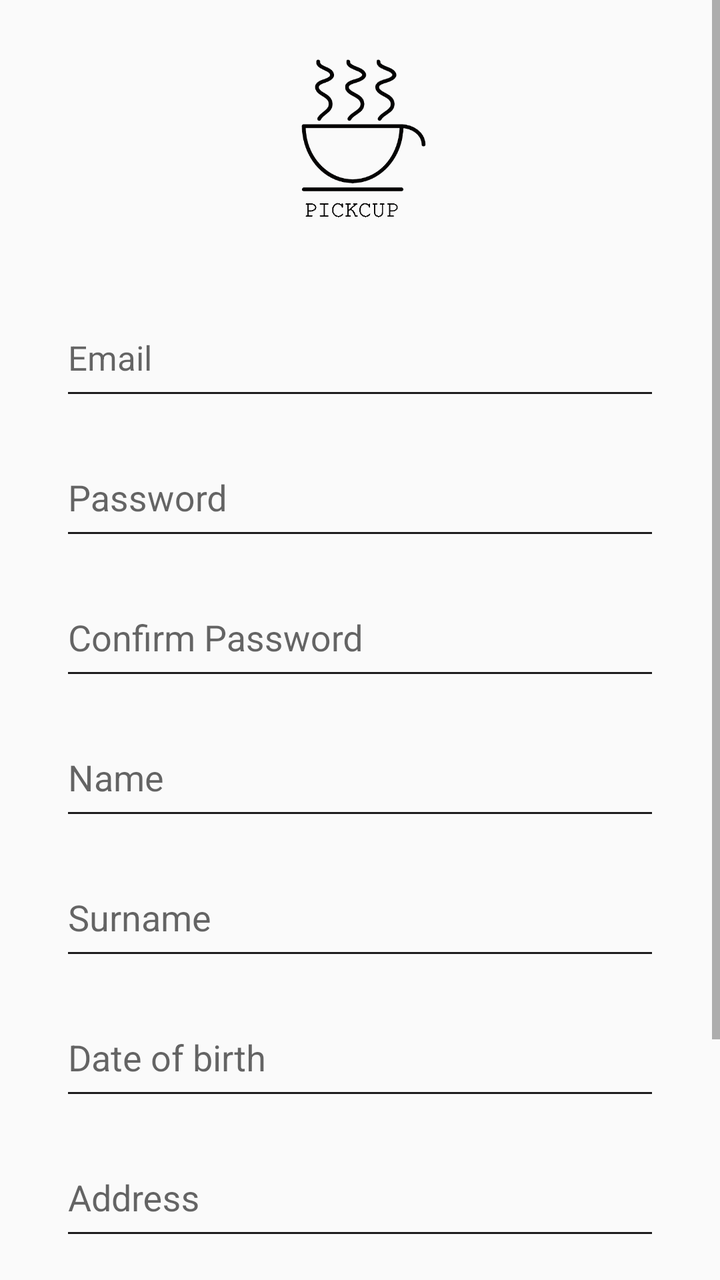
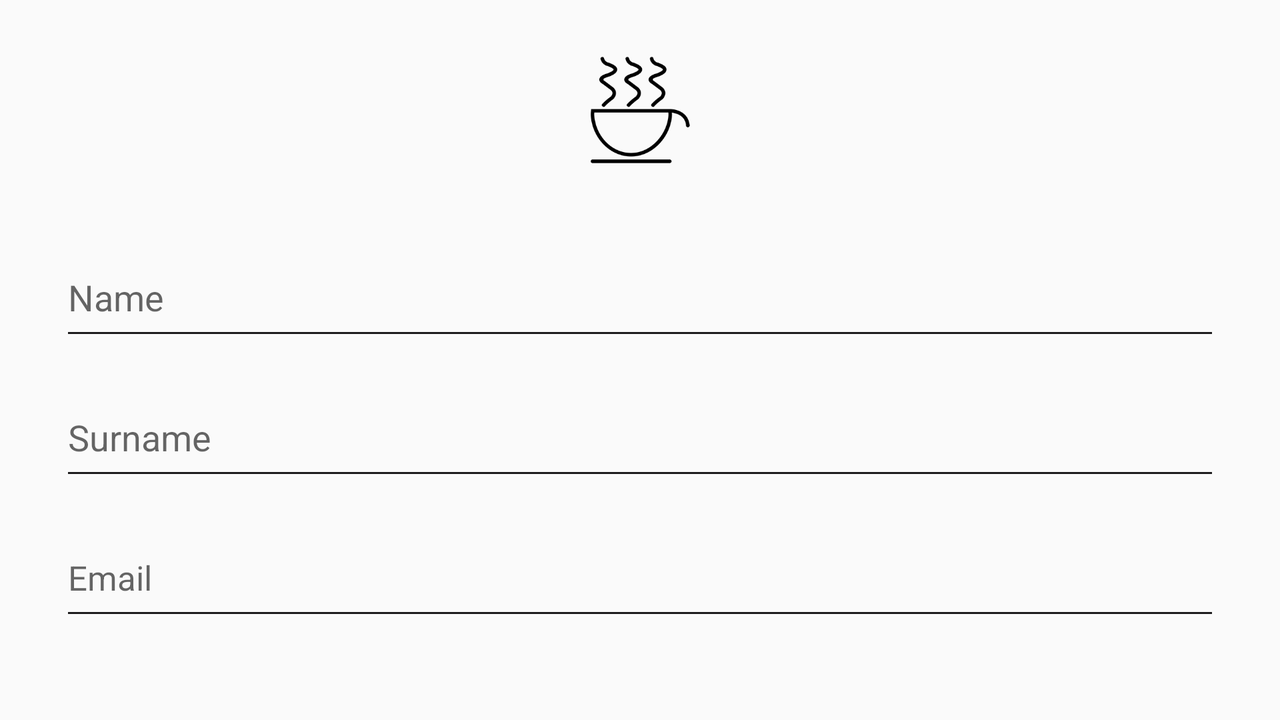

First picture: res/layout/ on a phone held upright. Second picture: the repository's own variant of that layout, on a device whose configuration matches the variant's folder. Source for both follows.
<!-- AndroidManifest.xml: application theme AppTheme -->
<!-- res/layout/content_signup.xml -->
<?xml version="1.0" encoding="utf-8"?>
<RelativeLayout xmlns:android="http://schemas.android.com/apk/res/android"
    xmlns:app="http://schemas.android.com/apk/res-auto"
    xmlns:tools="http://schemas.android.com/tools"
    android:layout_width="match_parent"
    android:layout_height="match_parent"
    app:layout_behavior="@string/appbar_scrolling_view_behavior"
    tools:context="com.example.infiny.pickup.Activity.SignupActivity"
    tools:showIn="@layout/activity_signup">
    <ScrollView
        android:layout_width="match_parent"
        android:layout_height="match_parent"
        >

        <RelativeLayout
            android:layout_width="match_parent"
            android:layout_height="match_parent"
            android:paddingRight="30dp"
            android:paddingLeft="30dp"
            android:paddingTop="20dp"
            android:paddingBottom="20dp">

            <ImageView
                android:id="@+id/logo"
                android:layout_width="100dp"
                android:layout_height="100dp"
                android:layout_centerHorizontal="true"
                android:src="@drawable/blackcup" />

            <RelativeLayout
                android:layout_width="match_parent"
                android:layout_height="wrap_content"
                android:layout_below="@+id/logo"
               android:layout_marginTop="20dp">
                <android.support.design.widget.TextInputLayout
                    android:id="@+id/et_email"
                    android:layout_width="match_parent"
                    android:layout_height="70dp"
                    android:hint="Email">

                    <EditText
                        android:id="@+id/tie_email"
                        android:layout_width="match_parent"
                        android:layout_height="54dp"
                        android:singleLine="true"
                        android:textSize="17dp"
                        android:backgroundTint="#1e1d1e"
                        android:textColor="@color/colorPrimary" />
                </android.support.design.widget.TextInputLayout>
                <android.support.design.widget.TextInputLayout
                    android:id="@+id/et_password"
                    android:layout_width="match_parent"
                    android:layout_height="70dp"
                    android:hint="Password"
                    android:layout_below="@+id/et_email">

                    <EditText
                        android:id="@+id/tie_password"
                        android:layout_width="match_parent"
                        android:layout_height="54dp"
                        android:singleLine="true"
                        android:backgroundTint="#1e1d1e"
                        android:textColor="@color/colorPrimary" />
                </android.support.design.widget.TextInputLayout>
                <android.support.design.widget.TextInputLayout
                    android:id="@+id/et_confirmpassword"
                    android:layout_width="match_parent"
                    android:layout_height="70dp"
                    android:hint="Confirm Password"
                    android:layout_below="@+id/et_password">

                    <EditText
                        android:id="@+id/tie_confipassword"
                        android:layout_width="match_parent"
                        android:layout_height="54dp"
                        android:singleLine="true"
                        android:backgroundTint="#1e1d1e"
                        android:textColor="@color/colorPrimary" />
                </android.support.design.widget.TextInputLayout>


                <android.support.design.widget.TextInputLayout
                    android:id="@+id/et_name"
                    android:layout_width="match_parent"
                    android:layout_height="70dp"
                    android:layout_below="@+id/et_confirmpassword"
                    android:hint="Name">

                    <EditText
                        android:id="@+id/tie_name"
                        android:layout_width="match_parent"
                        android:layout_height="54dp"
                        android:singleLine="true"
                        android:backgroundTint="#1e1d1e"
                        android:textColor="@color/colorPrimary" />
                </android.support.design.widget.TextInputLayout>

                <android.support.design.widget.TextInputLayout
                    android:id="@+id/et_surname"
                    android:layout_width="match_parent"
                    android:layout_height="70dp"
                    android:layout_below="@+id/et_name"
                    android:hint="Surname">

                    <EditText
                        android:id="@+id/tie_surname"
                        android:layout_width="match_parent"
                        android:layout_height="54dp"
                        android:singleLine="true"
                        android:backgroundTint="#1e1d1e"
                        android:textColor="@color/colorPrimary" />
                </android.support.design.widget.TextInputLayout>

                <android.support.design.widget.TextInputLayout
                    android:id="@+id/et_dob"
                    android:layout_width="match_parent"
                    android:layout_height="70dp"
                    android:layout_below="@+id/et_surname"
                    android:hint="Date of birth">

                    <EditText
                        android:id="@+id/tie_dob"
                        android:layout_width="match_parent"
                        android:layout_height="54dp"
                        android:singleLine="true"
                        android:backgroundTint="#1e1d1e"
                        android:textColor="@color/colorPrimary" />
                </android.support.design.widget.TextInputLayout>

                <android.support.design.widget.TextInputLayout
                    android:id="@+id/et_add"
                    android:layout_width="match_parent"
                    android:layout_height="70dp"
                    android:layout_below="@+id/et_dob"
                    android:hint="Address">

                    <EditText
                        android:id="@+id/tie_add"
                        android:layout_width="match_parent"
                        android:layout_height="54dp"
                        android:singleLine="true"
                        android:backgroundTint="#1e1d1e"
                        android:textColor="@color/colorPrimary" />
                </android.support.design.widget.TextInputLayout>

                <android.support.design.widget.TextInputLayout
                    android:id="@+id/et_postcode"
                    android:layout_width="150dp"
                    android:layout_height="70dp"
                    android:layout_below="@+id/et_add"
                    android:hint="City">

                    <EditText
                        android:id="@+id/tie_postcode"
                        android:layout_width="match_parent"
                        android:layout_height="54dp"
                        android:singleLine="true"
                        android:backgroundTint="#1e1d1e"
                        android:textColor="@color/colorPrimary" />
                </android.support.design.widget.TextInputLayout>

                <android.support.design.widget.TextInputLayout
                    android:id="@+id/et_city"
                    android:layout_width="match_parent"
                    android:layout_height="70dp"
                    android:layout_below="@+id/et_add"
                    android:layout_toRightOf="@+id/et_postcode"
                    android:hint="Postcode">

                    <EditText
                        android:id="@+id/tie_city"
                        android:layout_width="match_parent"
                        android:layout_height="54dp"
                        android:singleLine="true"
                        android:backgroundTint="#1e1d1e"
                        android:textColor="@color/colorPrimary" />
                </android.support.design.widget.TextInputLayout>

                <Button
                    android:id="@+id/bt_signup"
                    android:layout_width="match_parent"
                    android:layout_height="wrap_content"
                    android:layout_below="@+id/et_city"
                    android:layout_marginTop="20dp"
                    android:background="@drawable/border_hollow_black_for_white_bg"
                    android:text="sign up"
                    android:textColor="@android:color/white" />
            </RelativeLayout>
        </RelativeLayout>
    </ScrollView>

</RelativeLayout>
<!-- res/layout/activity_signup.xml (included above) -->
<?xml version="1.0" encoding="utf-8"?>
<android.support.design.widget.CoordinatorLayout xmlns:android="http://schemas.android.com/apk/res/android"
    xmlns:app="http://schemas.android.com/apk/res-auto"
    xmlns:tools="http://schemas.android.com/tools"
    android:layout_width="match_parent"
    android:layout_height="match_parent"
    tools:context="com.example.infiny.pickup.Activity.SignupActivity">

    <android.support.design.widget.AppBarLayout
        android:layout_width="match_parent"
        android:layout_height="wrap_content"
       >



    </android.support.design.widget.AppBarLayout>

    <include layout="@layout/content_signup" />



</android.support.design.widget.CoordinatorLayout>
<!-- resources referenced by this layout -->
<resources>
  <color name="colorPrimary">#171717</color>
  <!-- drawable blackcup: png bitmap (drawable, 18148 bytes) -->
  <!-- drawable border_hollow_black_for_white_bg (drawable) -->
  <?xml version="1.0" encoding="utf-8"?>
  <shape xmlns:android="http://schemas.android.com/apk/res/android" android:shape="rectangle" >
      <solid android:color="@color/colorPrimary" />
  
      <corners android:radius="30dp"   />
  
  
  </shape>
  <style name="AppTheme" parent="Theme.AppCompat.Light.DarkActionBar">
          
          <item name="colorPrimary">@color/colorPrimary</item>
          <item name="colorPrimaryDark">@color/colorPrimaryDark</item>
          <item name="colorAccent">@color/colorAccent</item>
          <item name="drawerArrowStyle">@style/DrawerHamburgerStyle</item>
      </style>
  <color name="colorPrimaryDark">#000000</color>
  <color name="colorAccent">@android:color/darker_gray</color>
  <style name="DrawerHamburgerStyle" parent="@style/Widget.AppCompat.DrawerArrowToggle">
          <item name="spinBars">true</item>
          <item name="color">@color/colorPrimary</item>
      </style>
</resources>
<!-- res/layout-land/content_signup.xml (the repository's variant of the layout above) -->
<!-- drawn on the phone turned sideways -->
<?xml version="1.0" encoding="utf-8"?>
<RelativeLayout xmlns:android="http://schemas.android.com/apk/res/android"
    xmlns:app="http://schemas.android.com/apk/res-auto"
    xmlns:tools="http://schemas.android.com/tools"
    android:layout_width="match_parent"
    android:layout_height="match_parent"
    android:paddingTop="20dp"
    tools:context="com.example.infiny.pickup.Activity.SignupActivity"
    tools:showIn="@layout/activity_signup">

    <ScrollView
        android:id="@+id/scrollView"
        android:layout_width="match_parent"
        android:layout_height="wrap_content"
        android:paddingRight="30dp"
        android:paddingLeft="30dp"
        android:scrollbars="none"
        android:paddingBottom="20dp"
        >

        <RelativeLayout
            android:layout_width="match_parent"
            android:layout_height="match_parent"
            >
            <ProgressBar
                android:id="@+id/progressBar_cyclic"
                android:layout_width="wrap_content"
                android:layout_height="wrap_content"
                android:minHeight="50dp"
                android:minWidth="50dp"
                android:visibility="gone"
                android:indeterminate="true"
                android:layout_centerVertical="true"
                android:layout_centerHorizontal="true" />

            <ImageView
                android:id="@+id/logo"
                android:layout_width="70dp"
                android:layout_height="70dp"
                android:src="@drawable/logo1"
                android:layout_centerHorizontal="true"
                />

            <RelativeLayout
                android:layout_width="match_parent"
                android:layout_height="wrap_content"
                android:layout_below="@+id/logo"
                android:layout_marginTop="20dp">
                <android.support.design.widget.TextInputLayout
                    android:id="@+id/et_email"
                    android:layout_width="match_parent"
                    android:layout_height="70dp"
                    android:layout_below="@+id/et_surname"
                    android:hint="Email">

                    <EditText
                        android:id="@+id/tie_email"
                        android:layout_width="match_parent"
                        android:layout_height="54dp"
                        android:singleLine="true"
                        android:textSize="17dp"
                        android:backgroundTint="#1e1d1e"
                        android:textColor="@color/colorPrimary" />
                </android.support.design.widget.TextInputLayout>
                <android.support.design.widget.TextInputLayout
                    android:id="@+id/et_contactNumber"
                    android:layout_width="match_parent"
                    android:layout_height="70dp"
                    android:layout_below="@+id/et_email"
                    android:hint="Contact Number">

                    <EditText
                        android:id="@+id/tie_contactNumber"
                        android:layout_width="match_parent"
                        android:layout_height="54dp"
                        android:singleLine="true"
                        android:inputType="number"
                        android:textSize="17dp"
                        android:backgroundTint="#1e1d1e"
                        android:textColor="@color/colorPrimary" />
                </android.support.design.widget.TextInputLayout>
                <android.support.design.widget.TextInputLayout
                    android:id="@+id/et_password"
                    android:layout_width="match_parent"
                    android:layout_height="70dp"
                    android:hint="Password"
                    android:layout_below="@+id/et_contactNumber">

                    <EditText
                        android:id="@+id/tie_password"
                        android:layout_width="match_parent"
                        android:layout_height="54dp"
                        android:textSize="17dp"
                        android:singleLine="true"                        android:backgroundTint="#1e1d1e"
                        android:textColor="@color/colorPrimary" />
                </android.support.design.widget.TextInputLayout>
                <android.support.design.widget.TextInputLayout
                    android:id="@+id/et_confirmpassword"
                    android:layout_width="match_parent"
                    android:layout_height="70dp"
                    android:hint="Confirm Password"

                    android:layout_below="@+id/et_password">

                    <EditText
                        android:id="@+id/tie_confipassword"
                        android:layout_width="match_parent"
                        android:layout_height="54dp"
                        android:singleLine="true"
                        android:textSize="17dp"
                        android:backgroundTint="#1e1d1e"
                        android:textColor="@color/colorPrimary" />
                </android.support.design.widget.TextInputLayout>


                <android.support.design.widget.TextInputLayout
                    android:id="@+id/et_name"
                    android:layout_width="match_parent"
                    android:layout_height="70dp"
                    android:hint="Name">

                    <EditText
                        android:id="@+id/tie_name"
                        android:layout_width="match_parent"
                        android:layout_height="54dp"
                        android:singleLine="true"
                        android:digits="abcdefghijklmnopqrstuvwxyz"
                        android:backgroundTint="#1e1d1e"
                        android:textColor="@color/colorPrimary" />
                </android.support.design.widget.TextInputLayout>

                <android.support.design.widget.TextInputLayout
                    android:id="@+id/et_surname"
                    android:layout_width="match_parent"
                    android:layout_height="70dp"
                    android:layout_below="@+id/et_name"
                    android:hint="Surname">

                    <EditText
                        android:id="@+id/tie_surname"
                        android:layout_width="match_parent"
                        android:layout_height="54dp"
                        android:digits="abcdefghijklmnopqrstuvwxyz"

                        android:singleLine="true"
                        android:backgroundTint="#1e1d1e"
                        android:textColor="@color/colorPrimary" />
                </android.support.design.widget.TextInputLayout>

                <android.support.design.widget.TextInputLayout
                    android:id="@+id/et_dob"
                    android:layout_width="match_parent"
                    android:layout_height="70dp"
                    android:layout_below="@+id/et_confirmpassword"
                    android:hint="Date of birth">

                    <EditText
                        android:id="@+id/tie_dob"
                        android:layout_width="match_parent"
                        android:layout_height="54dp"
                        android:singleLine="true"
                        android:focusableInTouchMode="false"
                        android:backgroundTint="#1e1d1e"
                        android:textColor="@color/colorPrimary" />
                </android.support.design.widget.TextInputLayout>

                <android.support.design.widget.TextInputLayout
                    android:id="@+id/et_add"
                    android:layout_width="match_parent"
                    android:layout_height="70dp"
                    android:layout_below="@+id/et_dob"
                    android:hint="Address">

                    <EditText
                        android:id="@+id/tie_add"
                        android:layout_width="match_parent"
                        android:layout_height="54dp"
                        android:singleLine="true"
                        android:backgroundTint="#1e1d1e"
                        android:textColor="@color/colorPrimary" />
                </android.support.design.widget.TextInputLayout>

                <android.support.design.widget.TextInputLayout
                    android:id="@+id/et_city"
                    android:layout_width="150dp"
                    android:layout_height="70dp"
                    android:layout_below="@+id/et_add"
                    android:hint="City">

                    <EditText
                        android:id="@+id/tie_postcode"
                        android:layout_width="match_parent"
                        android:layout_height="54dp"
                        android:singleLine="true"
                        android:backgroundTint="#1e1d1e"
                        android:digits="abcdefghijklmnopqrstuvwxyz0123456789"
                        android:textColor="@color/colorPrimary" />
                </android.support.design.widget.TextInputLayout>

                <android.support.design.widget.TextInputLayout
                    android:id="@+id/et_postcode"
                    android:layout_width="match_parent"
                    android:layout_height="70dp"
                    android:layout_below="@+id/et_add"
                    android:layout_toRightOf="@+id/et_city"
                    android:hint="Postcode">

                    <EditText
                        android:id="@+id/tie_city"
                        android:layout_width="match_parent"
                        android:layout_height="54dp"
                        android:singleLine="true"
                        android:backgroundTint="#1e1d1e"
                        android:digits="abcdefghijklmnopqrstuvwxyz0123456789"
                        android:textColor="@color/colorPrimary" />
                </android.support.design.widget.TextInputLayout>

                <Button
                    android:id="@+id/bt_signup"
                    android:layout_width="match_parent"
                    android:layout_height="wrap_content"
                    android:layout_below="@+id/et_city"
                    android:layout_marginTop="20dp"
                    android:background="@drawable/border_hollow_black_for_white_bg"
                    android:text="sign up"
                    android:textColor="@android:color/white" />
            </RelativeLayout>
        </RelativeLayout>
    </ScrollView>

</RelativeLayout>
<!-- res/layout/content_signup.xml (included above) -->
<?xml version="1.0" encoding="utf-8"?>
<RelativeLayout xmlns:android="http://schemas.android.com/apk/res/android"
    xmlns:app="http://schemas.android.com/apk/res-auto"
    xmlns:tools="http://schemas.android.com/tools"
    android:layout_width="match_parent"
    android:layout_height="match_parent"
    app:layout_behavior="@string/appbar_scrolling_view_behavior"
    tools:context="com.example.infiny.pickup.Activity.SignupActivity"
    tools:showIn="@layout/activity_signup">
    <ScrollView
        android:layout_width="match_parent"
        android:layout_height="match_parent"
        >

        <RelativeLayout
            android:layout_width="match_parent"
            android:layout_height="match_parent"
            android:paddingRight="30dp"
            android:paddingLeft="30dp"
            android:paddingTop="20dp"
            android:paddingBottom="20dp">

            <ImageView
                android:id="@+id/logo"
                android:layout_width="100dp"
                android:layout_height="100dp"
                android:layout_centerHorizontal="true"
                android:src="@drawable/blackcup" />

            <RelativeLayout
                android:layout_width="match_parent"
                android:layout_height="wrap_content"
                android:layout_below="@+id/logo"
               android:layout_marginTop="20dp">
                <android.support.design.widget.TextInputLayout
                    android:id="@+id/et_email"
                    android:layout_width="match_parent"
                    android:layout_height="70dp"
                    android:hint="Email">

                    <EditText
                        android:id="@+id/tie_email"
                        android:layout_width="match_parent"
                        android:layout_height="54dp"
                        android:singleLine="true"
                        android:textSize="17dp"
                        android:backgroundTint="#1e1d1e"
                        android:textColor="@color/colorPrimary" />
                </android.support.design.widget.TextInputLayout>
                <android.support.design.widget.TextInputLayout
                    android:id="@+id/et_password"
                    android:layout_width="match_parent"
                    android:layout_height="70dp"
                    android:hint="Password"
                    android:layout_below="@+id/et_email">

                    <EditText
                        android:id="@+id/tie_password"
                        android:layout_width="match_parent"
                        android:layout_height="54dp"
                        android:singleLine="true"
                        android:backgroundTint="#1e1d1e"
                        android:textColor="@color/colorPrimary" />
                </android.support.design.widget.TextInputLayout>
                <android.support.design.widget.TextInputLayout
                    android:id="@+id/et_confirmpassword"
                    android:layout_width="match_parent"
                    android:layout_height="70dp"
                    android:hint="Confirm Password"
                    android:layout_below="@+id/et_password">

                    <EditText
                        android:id="@+id/tie_confipassword"
                        android:layout_width="match_parent"
                        android:layout_height="54dp"
                        android:singleLine="true"
                        android:backgroundTint="#1e1d1e"
                        android:textColor="@color/colorPrimary" />
                </android.support.design.widget.TextInputLayout>


                <android.support.design.widget.TextInputLayout
                    android:id="@+id/et_name"
                    android:layout_width="match_parent"
                    android:layout_height="70dp"
                    android:layout_below="@+id/et_confirmpassword"
                    android:hint="Name">

                    <EditText
                        android:id="@+id/tie_name"
                        android:layout_width="match_parent"
                        android:layout_height="54dp"
                        android:singleLine="true"
                        android:backgroundTint="#1e1d1e"
                        android:textColor="@color/colorPrimary" />
                </android.support.design.widget.TextInputLayout>

                <android.support.design.widget.TextInputLayout
                    android:id="@+id/et_surname"
                    android:layout_width="match_parent"
                    android:layout_height="70dp"
                    android:layout_below="@+id/et_name"
                    android:hint="Surname">

                    <EditText
                        android:id="@+id/tie_surname"
                        android:layout_width="match_parent"
                        android:layout_height="54dp"
                        android:singleLine="true"
                        android:backgroundTint="#1e1d1e"
                        android:textColor="@color/colorPrimary" />
                </android.support.design.widget.TextInputLayout>

                <android.support.design.widget.TextInputLayout
                    android:id="@+id/et_dob"
                    android:layout_width="match_parent"
                    android:layout_height="70dp"
                    android:layout_below="@+id/et_surname"
                    android:hint="Date of birth">

                    <EditText
                        android:id="@+id/tie_dob"
                        android:layout_width="match_parent"
                        android:layout_height="54dp"
                        android:singleLine="true"
                        android:backgroundTint="#1e1d1e"
                        android:textColor="@color/colorPrimary" />
                </android.support.design.widget.TextInputLayout>

                <android.support.design.widget.TextInputLayout
                    android:id="@+id/et_add"
                    android:layout_width="match_parent"
                    android:layout_height="70dp"
                    android:layout_below="@+id/et_dob"
                    android:hint="Address">

                    <EditText
                        android:id="@+id/tie_add"
                        android:layout_width="match_parent"
                        android:layout_height="54dp"
                        android:singleLine="true"
                        android:backgroundTint="#1e1d1e"
                        android:textColor="@color/colorPrimary" />
                </android.support.design.widget.TextInputLayout>

                <android.support.design.widget.TextInputLayout
                    android:id="@+id/et_postcode"
                    android:layout_width="150dp"
                    android:layout_height="70dp"
                    android:layout_below="@+id/et_add"
                    android:hint="City">

                    <EditText
                        android:id="@+id/tie_postcode"
                        android:layout_width="match_parent"
                        android:layout_height="54dp"
                        android:singleLine="true"
                        android:backgroundTint="#1e1d1e"
                        android:textColor="@color/colorPrimary" />
                </android.support.design.widget.TextInputLayout>

                <android.support.design.widget.TextInputLayout
                    android:id="@+id/et_city"
                    android:layout_width="match_parent"
                    android:layout_height="70dp"
                    android:layout_below="@+id/et_add"
                    android:layout_toRightOf="@+id/et_postcode"
                    android:hint="Postcode">

                    <EditText
                        android:id="@+id/tie_city"
                        android:layout_width="match_parent"
                        android:layout_height="54dp"
                        android:singleLine="true"
                        android:backgroundTint="#1e1d1e"
                        android:textColor="@color/colorPrimary" />
                </android.support.design.widget.TextInputLayout>

                <Button
                    android:id="@+id/bt_signup"
                    android:layout_width="match_parent"
                    android:layout_height="wrap_content"
                    android:layout_below="@+id/et_city"
                    android:layout_marginTop="20dp"
                    android:background="@drawable/border_hollow_black_for_white_bg"
                    android:text="sign up"
                    android:textColor="@android:color/white" />
            </RelativeLayout>
        </RelativeLayout>
    </ScrollView>

</RelativeLayout>
<!-- resources referenced by the variant -->
<!-- as the phone turned sideways resolves them -->
<resources>
  <color name="colorPrimary">#171717</color>
  <!-- drawable blackcup: png bitmap (drawable, 18148 bytes) -->
  <!-- drawable border_hollow_black_for_white_bg (drawable) -->
  <?xml version="1.0" encoding="utf-8"?>
  <shape xmlns:android="http://schemas.android.com/apk/res/android" android:shape="rectangle" >
      <solid android:color="@color/colorPrimary" />
  
      <corners android:radius="30dp"   />
  
  
  </shape>
  <!-- drawable logo1: png bitmap (drawable, 8153 bytes) -->
  <style name="AppTheme" parent="Theme.AppCompat.Light.DarkActionBar">
          
          <item name="colorPrimary">@color/colorPrimary</item>
          <item name="colorPrimaryDark">@color/colorPrimaryDark</item>
          <item name="colorAccent">@color/colorAccent</item>
          <item name="drawerArrowStyle">@style/DrawerHamburgerStyle</item>
      </style>
  <color name="colorPrimaryDark">#000000</color>
  <color name="colorAccent">@android:color/darker_gray</color>
  <style name="DrawerHamburgerStyle" parent="@style/Widget.AppCompat.DrawerArrowToggle">
          <item name="spinBars">true</item>
          <item name="color">@color/colorPrimary</item>
      </style>
</resources>
